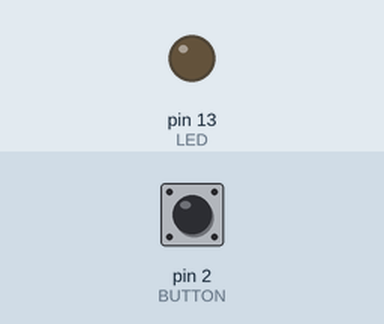
Recording of a sketch running on a simulated Arduino Uno, built with avr-gcc and run on an emulated ATmega328P. On the bench: output pins drawn as LEDs (lit = HIGH). The test bench sets the inputs (shaded band); at power-on: pin 2 (BUTTON) HIGH.

Above: at 1.2 s.
1.3 s: pin 2 (BUTTON) pulled LOW for 0.15 s
At 2.0 s:
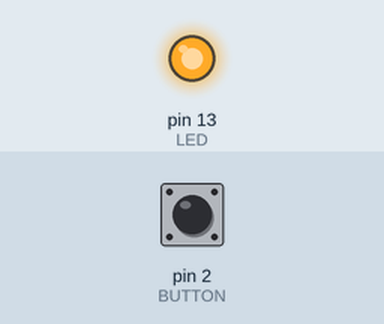
2.9 s: pin 2 (BUTTON) pulled LOW for 3.2 s
At 3.7 s:
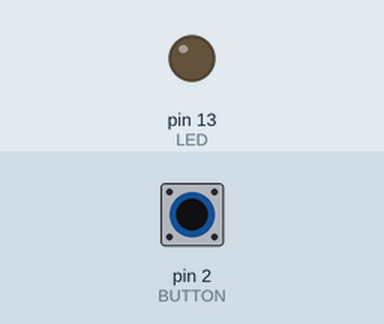
Timing chart, 0 to 7.6 s (numbered marks = the images above; inputs shaded):
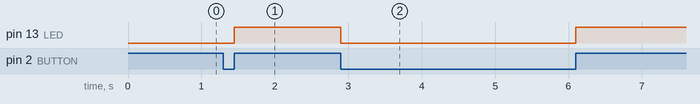

The sketch:

interrupts0.ino
```cpp
const byte LED = 13;
const byte BUTTON = 2;

// Interrupt Service Routine (ISR)
void switchPressed ()
{
  if (digitalRead (BUTTON) == HIGH)
    digitalWrite (LED, HIGH);
  else
    digitalWrite (LED, LOW);
}  // end of switchPressed

void setup ()
{
  pinMode (LED, OUTPUT);  // so we can update the LED
  pinMode (BUTTON, INPUT_PULLUP);
  // digitalWrite (BUTTON, HIGH);  // internal pull-up resistor
  attachInterrupt (digitalPinToInterrupt(BUTTON), switchPressed, CHANGE);  // attach interrupt handler
}  // end of setup

void loop ()
{
  // loop doing nothing
}
```

Measured:
- after the input at 1.3 s, pin 13 (LED): LOW → HIGH after 0.15 s
- after the input at 2.9 s, pin 13 (LED): HIGH → LOW at once, → HIGH 3.2 s later
